Frame 1 (no input): blank canvas, image omitted
Frame 60 (no input): blank canvas, image omitted
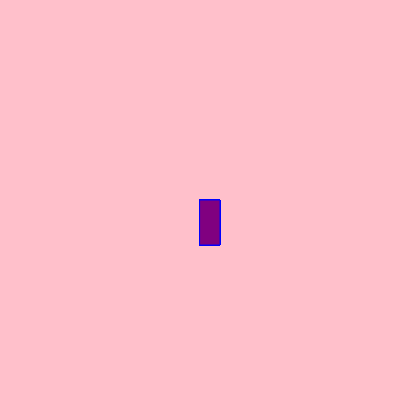
Frame 120 (the mouse pressed at the canvas centre since frame 60)

The p5.js sketch whose frames 1 and 60 were blank and that drew this single picture after the mouse press (run headless with seeded random() and noise() and a simulated clock; from frame 60 on, the mouse is pressed at the canvas centre):

// p5.js sketch
// ── sketch.js
function setup() {
    createCanvas(400, 400);
    background("pink");
  }
  
  function draw() {
    stroke("blue");
    fill("purple");
    if(mouseIsPressed)
      rect(mouseX, mouseY, 20, 45)
  }
  
